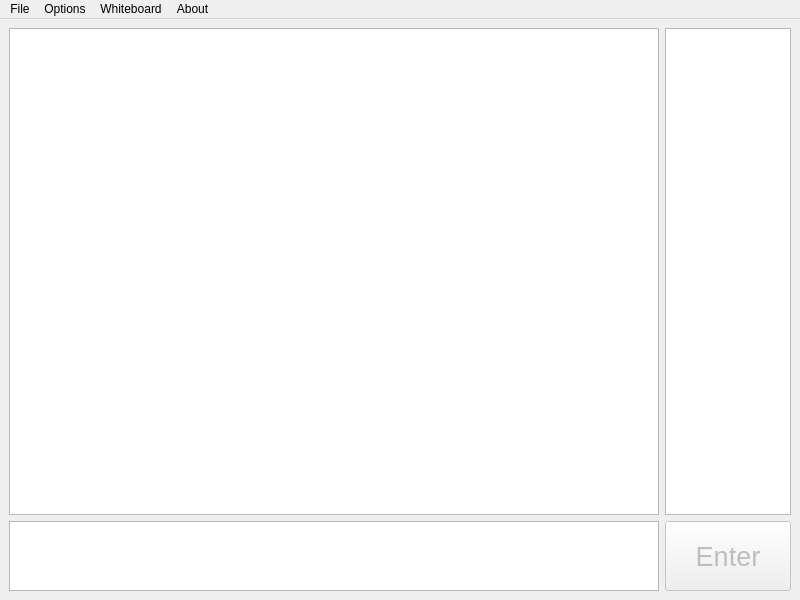
<?xml version="1.0" encoding="UTF-8"?>
<ui version="4.0">
 <class>MainWindow</class>
 <widget class="QMainWindow" name="MainWindow">
  <property name="geometry">
   <rect>
    <x>0</x>
    <y>0</y>
    <width>800</width>
    <height>600</height>
   </rect>
  </property>
  <property name="windowTitle">
   <string>Cameron's Client v1.00</string>
  </property>
  <widget class="QWidget" name="centralwidget">
   <property name="minimumSize">
    <size>
     <width>800</width>
     <height>579</height>
    </size>
   </property>
   <layout class="QGridLayout" name="gridLayout" rowstretch="500,0" columnstretch="500,0,0,0" rowminimumheight="550,0" columnminimumwidth="650,0,0,0">
    <property name="sizeConstraint">
     <enum>QLayout::SetNoConstraint</enum>
    </property>
    <item row="0" column="0">
     <widget class="QTextEdit" name="txtDisp">
      <property name="verticalScrollBarPolicy">
       <enum>Qt::ScrollBarAsNeeded</enum>
      </property>
      <property name="readOnly">
       <bool>true</bool>
      </property>
     </widget>
    </item>
    <item row="0" column="3">
     <widget class="QListView" name="listClients">
      <property name="contextMenuPolicy">
       <enum>Qt::ActionsContextMenu</enum>
      </property>
     </widget>
    </item>
    <item row="1" column="0">
     <widget class="QTextEdit" name="txtEnter"/>
    </item>
    <item row="1" column="3">
     <widget class="QPushButton" name="btnEnter">
      <property name="enabled">
       <bool>false</bool>
      </property>
      <property name="sizePolicy">
       <sizepolicy hsizetype="Expanding" vsizetype="Expanding">
        <horstretch>0</horstretch>
        <verstretch>0</verstretch>
       </sizepolicy>
      </property>
      <property name="font">
       <font>
        <pointsize>20</pointsize>
       </font>
      </property>
      <property name="text">
       <string>Enter</string>
      </property>
      <property name="shortcut">
       <string>Return</string>
      </property>
     </widget>
    </item>
   </layout>
  </widget>
  <widget class="QMenuBar" name="menubar">
   <property name="geometry">
    <rect>
     <x>0</x>
     <y>0</y>
     <width>800</width>
     <height>21</height>
    </rect>
   </property>
   <widget class="QMenu" name="menuFile">
    <property name="title">
     <string>File</string>
    </property>
    <addaction name="actionConnect"/>
    <addaction name="actionDisconnect"/>
    <addaction name="separator"/>
    <addaction name="actionManage"/>
   </widget>
   <widget class="QMenu" name="menuOptions">
    <property name="title">
     <string>Options</string>
    </property>
    <addaction name="actionOptions"/>
    <addaction name="actionLogs"/>
   </widget>
   <widget class="QMenu" name="menuWhiteboard">
    <property name="title">
     <string>Whiteboard</string>
    </property>
    <addaction name="actionStart"/>
    <addaction name="actionTerminate"/>
   </widget>
   <widget class="QMenu" name="menuAbout">
    <property name="title">
     <string>About</string>
    </property>
    <addaction name="actionAbout"/>
    <addaction name="actionAbout_Qt"/>
   </widget>
   <addaction name="menuFile"/>
   <addaction name="menuOptions"/>
   <addaction name="menuWhiteboard"/>
   <addaction name="menuAbout"/>
  </widget>
  <action name="actionConnect">
   <property name="text">
    <string>Connect</string>
   </property>
  </action>
  <action name="actionDisconnect">
   <property name="enabled">
    <bool>false</bool>
   </property>
   <property name="text">
    <string>Disconnect</string>
   </property>
  </action>
  <action name="actionManage">
   <property name="text">
    <string>Manage</string>
   </property>
  </action>
  <action name="actionStart">
   <property name="text">
    <string>Start</string>
   </property>
  </action>
  <action name="actionTerminate">
   <property name="enabled">
    <bool>false</bool>
   </property>
   <property name="text">
    <string>Terminate</string>
   </property>
  </action>
  <action name="actionOptions">
   <property name="text">
    <string>Options</string>
   </property>
  </action>
  <action name="actionLogs">
   <property name="text">
    <string>Logs</string>
   </property>
  </action>
  <action name="actionAbout">
   <property name="text">
    <string>About</string>
   </property>
  </action>
  <action name="actionAbout_Qt">
   <property name="text">
    <string>About Qt</string>
   </property>
  </action>
 </widget>
 <resources/>
 <connections/>
</ui>
